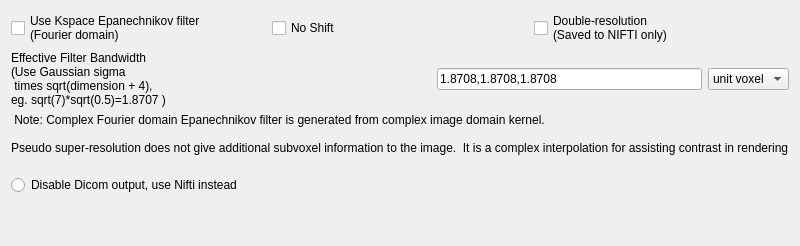
              <widget class="QWidget" name="tab">
               <attribute name="title">
                <string>K-space Epanechnikov</string>
               </attribute>
               <layout class="QVBoxLayout" name="verticalLayout_12">
                <item>
                 <layout class="QVBoxLayout" name="verticalLayout_6">
                  <item>
                   <layout class="QHBoxLayout" name="horizontalLayout_9">
                    <item>
                     <widget class="QCheckBox" name="checkBox_kspepa">
                      <property name="toolTip">
                       <string>3D Epanechnikov filter in k-space (Fourier domain).   FFT of image filter used instead of calculated filter.</string>
                      </property>
                      <property name="text">
                       <string>Use Kspace Epanechnikov filter
(Fourier domain)</string>
                      </property>
                     </widget>
                    </item>
                    <item>
                     <widget class="QCheckBox" name="checkBox_kspepashift">
                      <property name="toolTip">
                       <string>Disable k-space frequency shift</string>
                      </property>
                      <property name="text">
                       <string>No Shift</string>
                      </property>
                     </widget>
                    </item>
                    <item>
                     <widget class="QCheckBox" name="checkBox_kspepa_super">
                      <property name="toolTip">
                       <string>Use zero padding in k-space to double image resolution. 

!!!WARNING this will increase 3D volume sizes by a factor of 8.!!!

Double-resolution uses zero-filled k-space data to double the resolution of the image. 
The super-resolution image is saved to NIFTI while the standard is saved to dicom. </string>
                      </property>
                      <property name="text">
                       <string>Double-resolution
(Saved to NIFTI only)</string>
                      </property>
                     </widget>
                    </item>
                   </layout>
                  </item>
                  <item>
                   <layout class="QHBoxLayout" name="horizontalLayout_7">
                    <item>
                     <widget class="QLabel" name="label_2">
                      <property name="text">
                       <string>Effective Filter Bandwidth
(Use Gaussian sigma
 times sqrt(dimension + 4), 
eg. sqrt(7)*sqrt(0.5)=1.8707 )</string>
                      </property>
                     </widget>
                    </item>
                    <item>
                     <spacer name="horizontalSpacer_2">
                      <property name="orientation">
                       <enum>Qt::Horizontal</enum>
                      </property>
                      <property name="sizeHint" stdset="0">
                       <size>
                        <width>40</width>
                        <height>20</height>
                       </size>
                      </property>
                     </spacer>
                    </item>
                    <item>
                     <widget class="QLineEdit" name="lineEdit_kspepa_band">
                      <property name="toolTip">
                       <string>Bandwidth equivalent in image space.  Comma separated values (no spaces) accepted for non-isotropic slices.</string>
                      </property>
                      <property name="text">
                       <string>1.8708,1.8708,1.8708</string>
                      </property>
                     </widget>
                    </item>
                    <item>
                     <widget class="QComboBox" name="comboBox_kspepa_scaleunit">
                      <item>
                       <property name="text">
                        <string>unit voxel</string>
                       </property>
                      </item>
                      <item>
                       <property name="text">
                        <string>mm</string>
                       </property>
                      </item>
                      <item>
                       <property name="text">
                        <string>um</string>
                       </property>
                      </item>
                     </widget>
                    </item>
                   </layout>
                  </item>
                  <item>
                   <widget class="QLabel" name="label_4">
                    <property name="text">
                     <string> Note: Complex Fourier domain Epanechnikov filter is generated from complex image domain kernel. 

Pseudo super-resolution does not give additional subvoxel information to the image.  It is a complex interpolation for assisting contrast in rendering 
</string>
                    </property>
                   </widget>
                  </item>
                  <item>
                   <layout class="QHBoxLayout" name="horizontalLayout_8">
                    <item>
                     <widget class="QRadioButton" name="radioButton_15">
                      <property name="text">
                       <string>Disable Dicom output, use Nifti instead</string>
                      </property>
                     </widget>
                    </item>
                    <item>
                     <widget class="QLabel" name="label_3">
                      <property name="text">
                       <string/>
                      </property>
                     </widget>
                    </item>
                   </layout>
                  </item>
                  <item>
                   <spacer name="verticalSpacer_5">
                    <property name="orientation">
                     <enum>Qt::Vertical</enum>
                    </property>
                    <property name="sizeHint" stdset="0">
                     <size>
                      <width>20</width>
                      <height>40</height>
                     </size>
                    </property>
                   </spacer>
                  </item>
                 </layout>
                </item>
               </layout>
              </widget>
